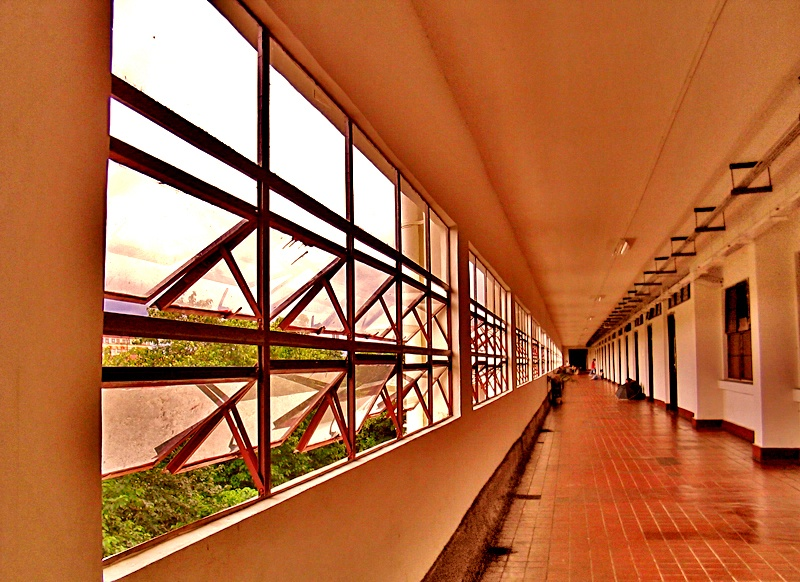
#> input picture Photos/perspective.jfif, 800 x 582 px, found by its file name
$ python WarpPerspective.py
#> lines starting #> are read from the running program, lines starting #| are printed output that depends on the picture
from cv2 import cv2 as cv
import numpy as np

#corners of wanting image = 109,159 - 346,259 - 350,460 - 100,570
img = cv.imread("Photos\perspective.jfif")
#> img is the input picture: shape (582, 800, 3); mean B, G, R 65.6, 106.4, 177.3

width,height = 400,400
pts1 = np.float32([[109,159], [346,259], [100,570], [350,460]])
pts2 = np.float32([[0,0], [width,0], [0,height], [width,height]])
matrix = cv.getPerspectiveTransform(pts1,pts2)
imgout = cv.warpPerspective(img, matrix, (width,height))
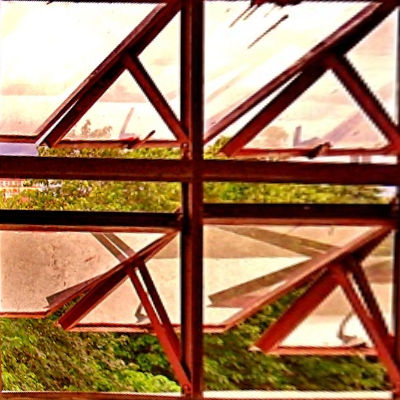
#> imgout: shape (400, 400, 3); mean B, G, R 93, 122.3, 163.2

cv.imshow("Img", img)
cv.imshow("NewImg", imgout)

cv.waitKey(0)
